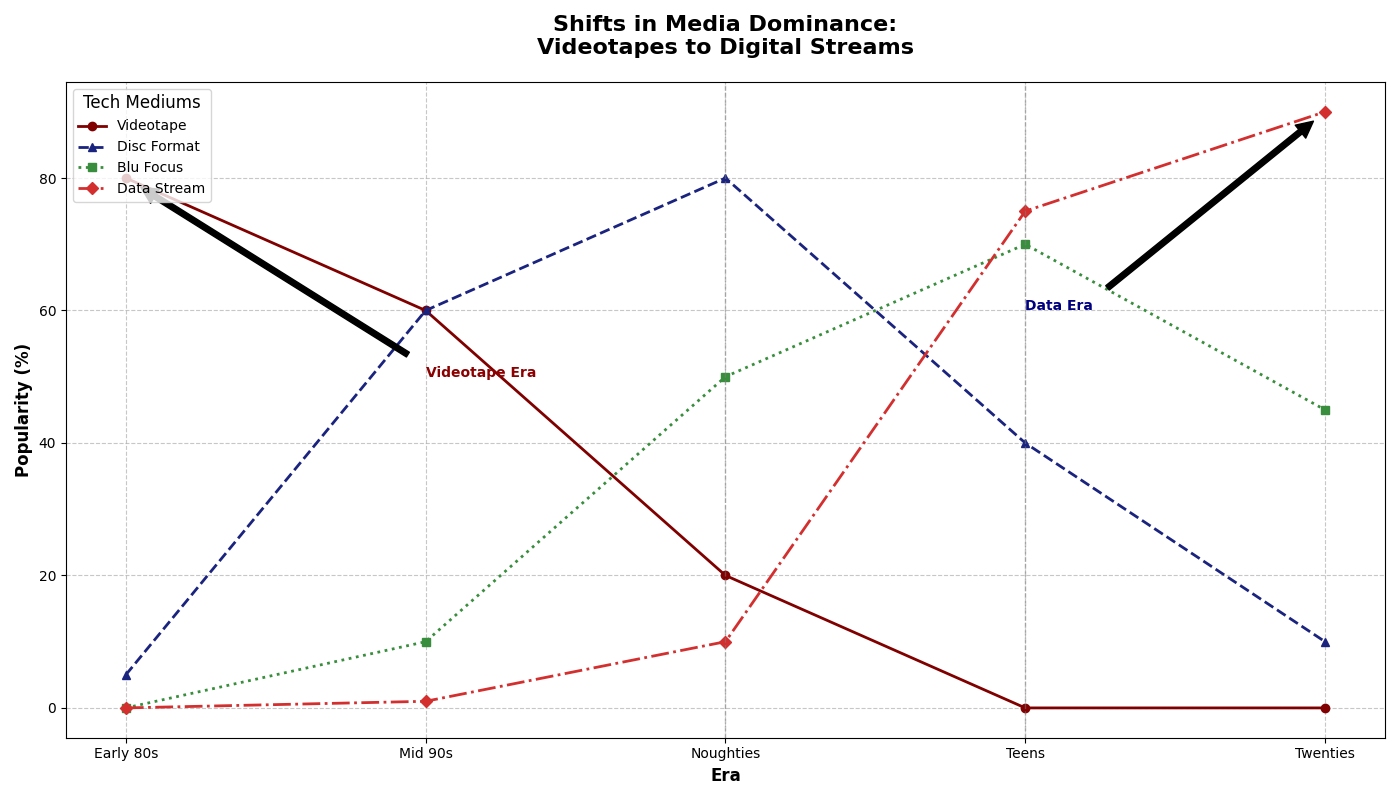

Write Python code to recreate this figure.
import matplotlib.pyplot as plt
import numpy as np

# Define decades as labels
decades = np.array(['Early 80s', 'Mid 90s', 'Noughties', 'Teens', 'Twenties'])

# Usage values for each media type
vhs_usage = [80, 60, 20, 0, 0]
dvd_usage = [5, 60, 80, 40, 10]
bluray_usage = [0, 10, 50, 70, 45]
digital_usage = [0, 1, 10, 75, 90]

# Plot setup
fig, ax = plt.subplots(figsize=(14, 8))

# Plotting each media type's usage
ax.plot(decades, vhs_usage, label='Videotape', marker='o', linestyle='-', linewidth=2, color='#800000')  # Maroon
ax.plot(decades, dvd_usage, label='Disc Format', marker='^', linestyle='--', linewidth=2, color='#1A237E')  # Indigo
ax.plot(decades, bluray_usage, label='Blu Focus', marker='s', linestyle=':', linewidth=2, color='#388E3C')  # Green
ax.plot(decades, digital_usage, label='Data Stream', marker='D', linestyle='-.', linewidth=2, color='#D32F2F')  # Red

# Add titles and labels
ax.set_title("Shifts in Media Dominance:\nVideotapes to Digital Streams", fontsize=16, fontweight='bold', pad=20)
ax.set_xlabel('Era', fontsize=12, fontweight='bold')
ax.set_ylabel('Popularity (%)', fontsize=12, fontweight='bold')

# Customize the legend
ax.legend(title='Tech Mediums', fontsize=10, title_fontsize='12', loc='upper left')

# Add grid for better readability
ax.grid(True, linestyle='--', alpha=0.7)

# Annotate significant trends
ax.annotate('Videotape Era', xy=('Early 80s', 80), xytext=('Mid 90s', 50),
            arrowprops=dict(facecolor='black', shrink=0.05), fontsize=10, fontweight='bold', color='darkred')
ax.annotate('Data Era', xy=('Twenties', 90), xytext=('Teens', 60),
            arrowprops=dict(facecolor='black', shrink=0.05), fontsize=10, fontweight='bold', color='navy')

# Highlight specific decades
highlight_decades = ['Noughties', 'Teens']
for decade in highlight_decades:
    ax.axvline(decade, color='grey', linestyle='--', linewidth=1, alpha=0.5)

# Ensure layout does not overlap
plt.tight_layout()
plt.show()
